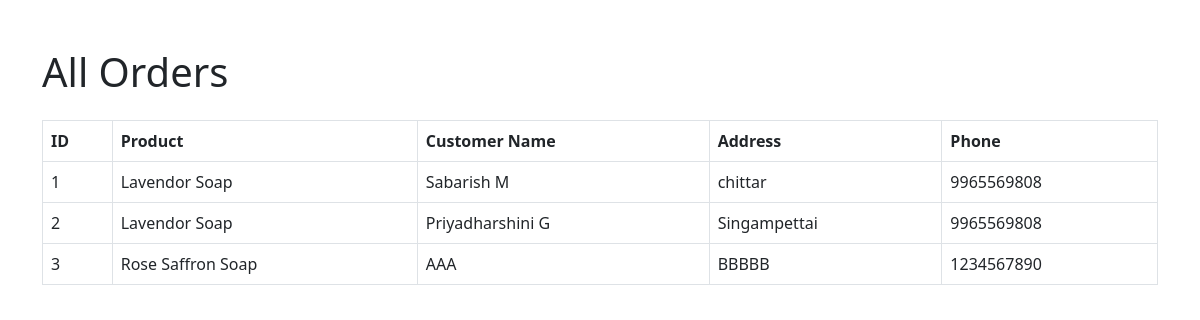
/admin/orders (signed in), run on the app's committed database.
### tables this page shows
CREATE TABLE orders (
            id INTEGER PRIMARY KEY AUTOINCREMENT,
            name TEXT NOT NULL,
            phone TEXT NOT NULL,
            product TEXT NOT NULL,
            quantity INTEGER NOT NULL,
            address TEXT NOT NULL
        );

### app.py (the view)
@app.route('/admin/orders')
def view_orders():
    if not session.get('admin'):
        return redirect(url_for('admin_login'))
    conn = get_db_connection()
    orders = conn.execute('SELECT * FROM orders').fetchall()
    conn.close()
    return render_template('view_orders.html', orders=orders)

### app.py (called while the page is built)
def get_db_connection():
    conn = sqlite3.connect('products.db')
    conn.row_factory = sqlite3.Row
    return conn

### templates/view_orders.html (shortened to what this page needs)
<!DOCTYPE html>
<html>
<head>
    <link href="https://cdn.jsdelivr.net/npm/bootstrap@5.3.0/dist/css/bootstrap.min.css" rel="stylesheet">
</head>
<body>
<div class="container mt-5">
    <h1>All Orders</h1>
    {% if orders %}
    <table class="table table-bordered mt-4">
        <thead>
            <tr>
                <th>ID</th>
                <th>Product</th>
                <th>Customer Name</th>
                <th>Address</th>
                <th>Phone</th>
            </tr>
        </thead>
        <tbody>
            {% for order in orders %}
            <tr>
                <td>{{ order['id'] }}</td>
                <td>{{ order['product'] }}</td>
                <td>{{ order['name'] }}</td>
                <td>{{ order['address'] }}</td>
                <td>{{ order['phone'] }}</td>
            </tr>
            {% endfor %}
        </tbody>
    </table>
    {% else %}
    <p>No orders found.</p>
    {% endif %}
</div>
</body>
</html>

### data on the page
orders: id "1", product "Lavendor Soap", name "Sabarish M", address "chittar", phone "9965569808"
orders: id "2", product "Lavendor Soap", name "Priyadharshini G", address "Singampettai", phone "9965569808"
orders: id "3", product "Rose Saffron Soap", name "AAA", address "BBBBB", phone "1234567890"
